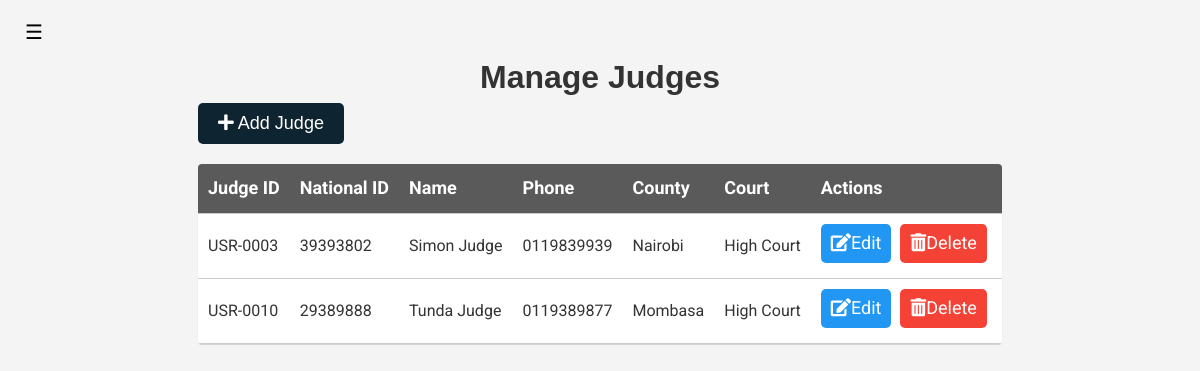
The app's page /admin-manage-judge (signed in), older data.
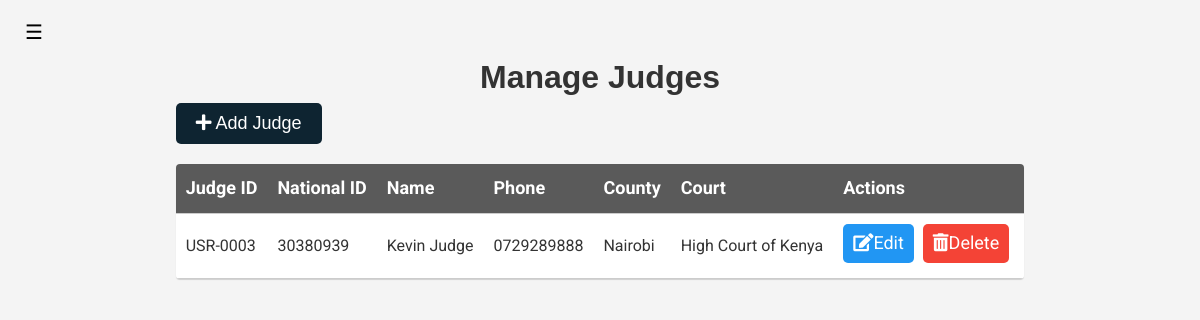
The same page, newer data.
### court_proceedings_management_application/models.py (models this page shows, shortened)
class User(AbstractUser, PermissionsMixin):
    ROLES = (
        ('admin', 'Admin'),
        ('clerk', 'Clerk'),
        ('judge', 'Judge'),
        ('participant', 'Participant'),
        ('lawyer', 'Lawyer'),
    )
    COUNTY_CHOICES = (
        ('Baringo', 'Baringo'),
        ('Bomet', 'Bomet'),
        ('Bungoma', 'Bungoma'),
        ('Busia', 'Busia'),
        ('Elgeyo Marakwet', 'Elgeyo Marakwet'),
        ('Embu', 'Embu'),
        ('Garissa', 'Garissa'),
        ('Homa Bay', 'Homa Bay'),
        ('Isiolo', 'Isiolo'),
        ('Kajiado', 'Kajiado'),
        ('Kakamega', 'Kakamega'),
        ('Kericho', 'Kericho'),
        ('Kiambu', 'Kiambu'),
        ('Kilifi', 'Kilifi'),
        ('Kirinyaga', 'Kirinyaga'),
        ('Kisii', 'Kisii'),
        ('Kisumu', 'Kisumu'),
        ('Kitui', 'Kitui'),
        ('Kwale', 'Kwale'),
        ('Laikipia', 'Laikipia'),
        ('Lamu', 'Lamu'),
        ('Machakos', 'Machakos'),
        ('Makueni', 'Makueni'),
        ('Mandera', 'Mandera'),
        ('Marsabit', 'Marsabit'),
        ('Meru', 'Meru'),
        ('Migori', 'Migori'),
        ('Mombasa', 'Mombasa'),
        ('Murang\'a', 'Murang\'a'),
        ('Nairobi', 'Nairobi'),
        ('Nakuru', 'Nakuru'),
        ('Nandi', 'Nandi'),
        ('Narok', 'Narok'),
        ('Nyamira', 'Nyamira'),
        ('Nyandarua', 'Nyandarua'),
        ('Nyeri', 'Nyeri'),
        ('Samburu', 'Samburu'),
        ('Siaya', 'Siaya'),
        ('Taita Taveta', 'Taita Taveta'),
        ('Tana River', 'Tana River'),
        ('Tharaka Nithi', 'Tharaka Nithi'),
    )
    TRIBE_CHOICES = (
        ('Kikuyu', 'Kikuyu'),
        ('Luhya', 'Luhya'),
        ('Luo', 'Luo'),
        ('Kalenjin', 'Kalenjin'),
        ('Kamba', 'Kamba'),
        ('Kisii', 'Kisii'),
        ('Mijikenda', 'Mijikenda'),
        ('Meru', 'Meru'),
        ('Turkana', 'Turkana'),
        ('Maasai', 'Maasai'),
        ('Embu', 'Embu'),
        ('Taita', 'Taita'),
        ('Giriama', 'Giriama'),
        ('Rendille', 'Rendille'),
        ('Borana', 'Borana'),
        ('Samburu', 'Samburu'),
        ('Pokomo', 'Pokomo'),
        ('Orma', 'Orma'),
        ('Elmolo', 'Elmolo'),
        ('Digo', 'Digo'),
        ('Swahili', 'Swahili'),
        ('Taveta', 'Taveta'),
        ('Kuria', 'Kuria'),
        ('Mbeere', 'Mbeere'),
        ('Tharaka', 'Tharaka'),
        ('Gusii', 'Gusii'),
        ('Ilchamus', 'Ilchamus'),
        ('Kalenjin', 'Kalenjin'),
        ('Kamba', 'Kamba'),
        ('Kikuyu', 'Kikuyu'),
        ('Kisii', 'Kisii'),
        ('Kuria', 'Kuria'),
        ('Luhya', 'Luhya'),
        ('Luo', 'Luo'),
        ('Maasai', 'Maasai'),
        ('Meru', 'Meru'),
        ('Mijikenda', 'Mijikenda'),
        ('Pokomo', 'Pokomo'),
        ('Rendille', 'Rendille'),
        ('Samburu', 'Samburu'),
        ('Somali', 'Somali'),
        ('Swahili', 'Swahili'),
        ('Taita', 'Taita'),
        ('Taveta', 'Taveta'),
        ('Tharaka', 'Tharaka'),
        ('Turkana', 'Turkana'),
        ('Gabra', 'Gabra'),
        ('Giriama', 'Giriama'),
    )
    GENDER_CHOICES = (
        ('male', 'Male'),
        ('female', 'Female'),
        ('prefer not to say', 'Prefer not to say'),
    )
    profile_image = models.ImageField(upload_to='profile_images/', null=True, blank=True, default='profile_images'
                                                                                                  '/default.png')
    user_id = models.CharField(max_length=30, unique=True)
    first_name = models.CharField(max_length=30)
    last_name = models.CharField(max_length=30, null=True, blank=True)
    username = models.CharField(max_length=30, unique=True)
    email = models.EmailField(unique=True)
    role = models.CharField(max_length=30, choices=ROLES, default='observer')
    national_id = models.IntegerField(unique=True)
    county_of_residence = models.CharField(max_length=30, choices=COUNTY_CHOICES, default='Nairobi')
    phone_number = models.CharField(max_length=15, blank=True)
    gender = models.CharField(max_length=30, choices=GENDER_CHOICES, default='prefer not to say')
    tribe = models.CharField(max_length=30, choices=TRIBE_CHOICES, default='Kikuyu')
    date_of_birth = models.DateField()
    address = models.CharField(max_length=255)
    password = models.CharField(max_length=30)
    is_active = models.BooleanField(default=True)
    is_staff = models.BooleanField(default=False)
    is_superuser = models.BooleanField(default=False)
    date_joined = models.DateTimeField(auto_now_add=True)
    created_by = models.ForeignKey('self', on_delete=models.SET_NULL, null=True, blank=True)
    is_approved = models.BooleanField(default=False)
    courts = models.ManyToManyField('Court', related_name='users', blank=True)
    @property
    def is_authenticated(self):
        return bool(self.username and self.password)

class Court(models.Model):
    COURT_TYPES = (
        ('high court', 'High Court'),
        ('magistrate court', 'Magistrate Court'),
        ('environment court', 'Environment and Land Court'),
        ('labour court', 'Employment and Labour Court'),
        ('anti-corruption court', 'Anti-Corruption Court'),
        ('children court', 'Children\'s Court'),
        ('maritime court', 'Maritime Court'),
        ('military court', 'Military Court'),
        ('tax court', 'Tax Court'),
        ('appeal court', 'Court of Appeal'),
        ('supreme court', 'Supreme Court'),
    )
    name = models.CharField(max_length=255)
    court_id = models.CharField(max_length=30, unique=True)
    court_logo = models.ImageField(upload_to='court_logos/', null=True, blank=True,
                                   default='../static/images/default_court.png')
    court_email = models.EmailField()
    court_phone = models.CharField(max_length=15, blank=True)
    court_address = models.CharField(max_length=255)
    location = models.CharField(max_length=255, choices=User.COUNTY_CHOICES)
    court_type = models.CharField(max_length=255, choices=COURT_TYPES)
    created_by = models.ForeignKey(User, on_delete=models.CASCADE)
    created_on = models.DateTimeField(auto_now_add=True, null=True)

### court_proceedings_management_application/views.py (the view)
# urls.py: path('admin-manage-judge', views.AdminManageJudgeView.as_view(), name='admin-manage-judge'),
class AdminManageJudgeView(View):
    def __init__(self, *args, **kwargs):
        super().__init__(*args, **kwargs)
        self.user_service = UserService()
    def get(self, request):
        if not request.user.is_authenticated:
            return redirect('login')
        user = request.user
        user_info = self.user_service.get_user_info(user.username)
        try:
            judges = self.user_service.get_user_by_role('judge')
        except:
            judges = None
            messages.error(request, 'No judges found in the database', extra_tags='toast')
        context = {
            'user_info': user_info,
            'judges': judges
        }
        return render(request, 'admin-manage-judge.html', context)

### court_proceedings_management_application/interfaces/user_database.py (called while the page is built)
    def get_user_info(self, username):
        try:
            return get_object_or_404(User, username=username)
        except User.DoesNotExist:
            return UserDoesNotExist(f'User with username {username} does not exist')

    def get_user_by_role(self, role):
        try:
            return User.objects.filter(role=role)
        except User.DoesNotExist:
            return UserDoesNotExist(f'User with role {role} does not exist')

### court_proceedings_management_application/interfaces/user_service.py (called while the page is built)
    def get_user_info(self, username):
        try:
            return self.user_database.get_user_info(username)
        except UserDoesNotExist as e:
            print(e)
            return None

    def get_user_by_role(self, role):
        try:
            return self.user_database.get_user_by_role(role)
        except UserDoesNotExist as e:
            print(e)
            return None

### templates/admin-manage-judge.html (shortened to what this page needs)
{% extends 'sidebar.html' %}
{% load static %}
    {% block title %}
        Manage Judges
    {% endblock %}
    {% block content %}
        <article aria-label="clerk-table">
            <button class="btn btn-primary btn-primary-action" onclick="redirectToCreateClerk()"><i
                    class="fas fa-plus"></i> Add
                Judge
            </button>
            <div class="table-container">
                <table class="material-table">
                    <thead>
                    <tr>
                        <th>Judge ID</th>
                        <th>National ID</th>
                        <th>Name</th>
                        <th>Phone</th>
                        <th>County</th>
                        <th>Court</th>
                        <th>Actions</th>
                    </tr>
                    </thead>
                    <tbody>
                    {% for judge in judges %}
                        <tr>
                            <td>{{ judge.user_id }}</td>
                            <td>{{ judge.national_id }}</td>
                            <td>{{ judge.first_name }} {{ judge.last_name }}</td>
                            <td>{{ judge.phone_number }}</td>
                            <td>{{ judge.county_of_residence }}</td>
                            {% if judge.courts.all %}
                                {% with judge.courts.all as courts %}
                                    {% if courts|length == 0 %}
                                        <td>NA</td>
                                    {% elif courts|length == 1 %}
                                        <td>{{ courts.0.name }}</td>
                                    {% else %}
                                        <td>{{ courts.0.name }} & {{ courts|length|add:"-1" }} Others</td>
                                    {% endif %}
                                {% endwith %}
                            {% else %}
                                <td>NA</td>
                            {% endif %}
                            <td>
                                <a class="btn btn-info btn-secondary-action"
                                   href="{% url 'admin-edit-judge' user_id=judge.id %}"><i class="fas fa-edit"></i>Edit</a>
                                <a class="btn btn-danger btn-secondary-action"
                                   href="{% url 'admin-delete-judge' user_id=judge.id %}"
                                   onclick="confirmDeleteDialog(event, this.href)"><i
                                        class="fas fa-trash-alt"></i>Delete</a>
                            </td>
                        </tr>
                    {% endfor %}
                    </tbody>
                </table>
            </div>
        </article>
    {% endblock %}

Row changes from the older to the newer data that the page shows:
removed User: user_id "USR-0010", national_id "29389888", first_name "Tunda", last_name "Judge", phone_number "0119389877", county_of_residence "Mombasa", courts.all.0.name "High Court"
changed User "USR-0003": national_id "39393802" → "30380939"; first_name "Simon" → "Kevin"; phone_number "0119839939" → "0729289888"; courts.all.0.name "High Court" → "High Court of Kenya"
